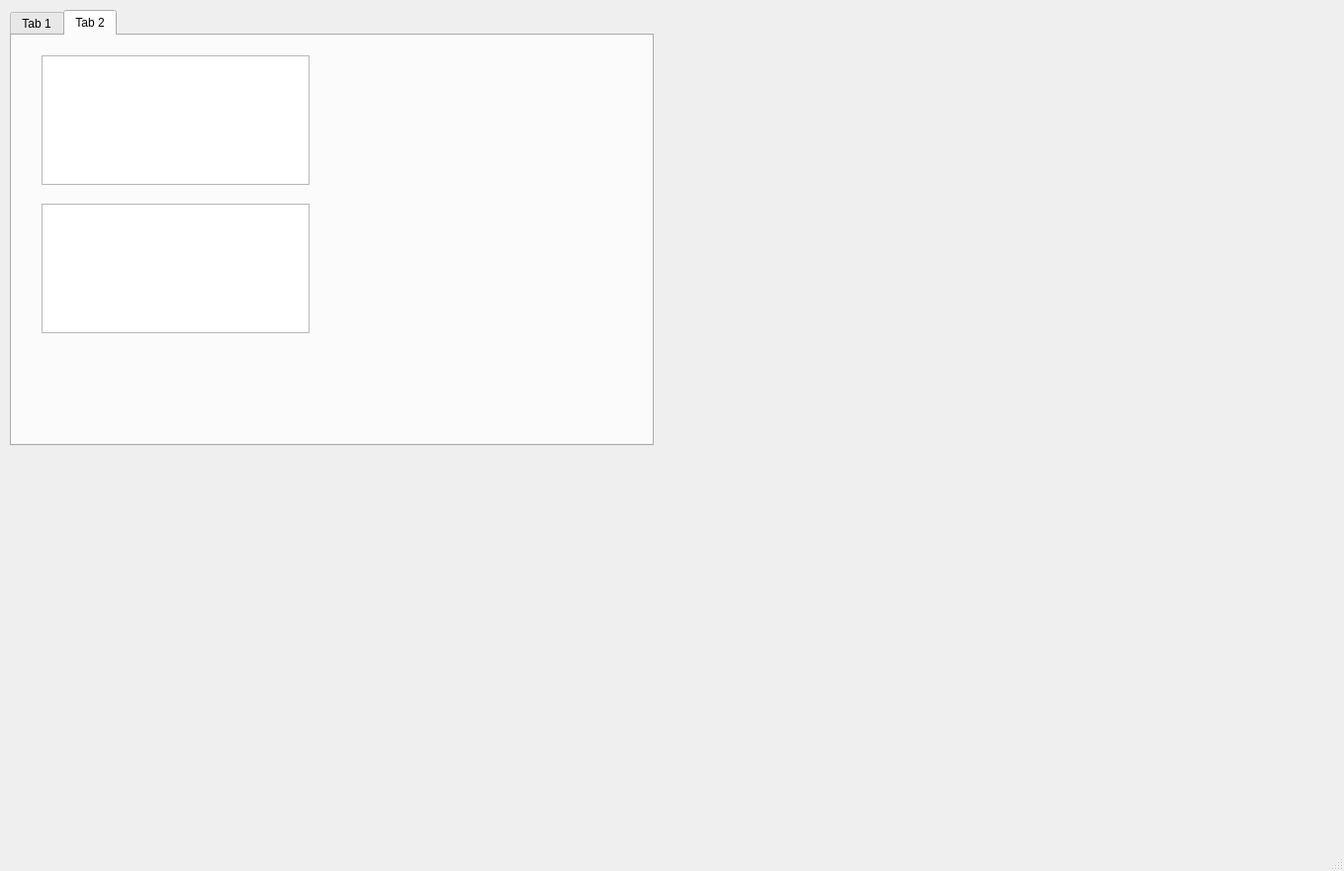
<?xml version="1.0" encoding="UTF-8"?>
<ui version="4.0">
 <class>MainWindow</class>
 <widget class="QMainWindow" name="MainWindow">
  <property name="geometry">
   <rect>
    <x>0</x>
    <y>0</y>
    <width>1359</width>
    <height>881</height>
   </rect>
  </property>
  <property name="windowTitle">
   <string>MainWindow</string>
  </property>
  <widget class="QWidget" name="centralwidget">
   <widget class="QTabWidget" name="tabWidget">
    <property name="geometry">
     <rect>
      <x>10</x>
      <y>10</y>
      <width>651</width>
      <height>441</height>
     </rect>
    </property>
    <property name="currentIndex">
     <number>1</number>
    </property>
    <widget class="QWidget" name="tab_3">
     <attribute name="title">
      <string>Tab 1</string>
     </attribute>
     <widget class="QWidget" name="verticalLayoutWidget">
      <property name="geometry">
       <rect>
        <x>10</x>
        <y>0</y>
        <width>621</width>
        <height>411</height>
       </rect>
      </property>
      <layout class="QVBoxLayout" name="verticalLayout">
       <item>
        <widget class="QLineEdit" name="lineEdit">
         <property name="text">
          <string>aaa</string>
         </property>
        </widget>
       </item>
       <item>
        <widget class="QLineEdit" name="lineEdit_2"/>
       </item>
       <item>
        <widget class="QLineEdit" name="lineEdit_3"/>
       </item>
       <item>
        <widget class="QLineEdit" name="lineEdit_4"/>
       </item>
       <item>
        <widget class="QLineEdit" name="lineEdit_5"/>
       </item>
       <item>
        <widget class="QLineEdit" name="lineEdit_6"/>
       </item>
       <item>
        <widget class="QLineEdit" name="lineEdit_7"/>
       </item>
       <item>
        <widget class="QLineEdit" name="lineEdit_8"/>
       </item>
       <item>
        <widget class="QLineEdit" name="lineEdit_9"/>
       </item>
      </layout>
     </widget>
    </widget>
    <widget class="QWidget" name="tab_4">
     <attribute name="title">
      <string>Tab 2</string>
     </attribute>
     <widget class="QTextEdit" name="textEdit">
      <property name="geometry">
       <rect>
        <x>30</x>
        <y>20</y>
        <width>271</width>
        <height>131</height>
       </rect>
      </property>
     </widget>
     <widget class="QTextEdit" name="textEdit_2">
      <property name="geometry">
       <rect>
        <x>30</x>
        <y>170</y>
        <width>271</width>
        <height>131</height>
       </rect>
      </property>
     </widget>
    </widget>
   </widget>
  </widget>
  <widget class="QStatusBar" name="statusbar"/>
 </widget>
 <resources/>
 <connections/>
</ui>
